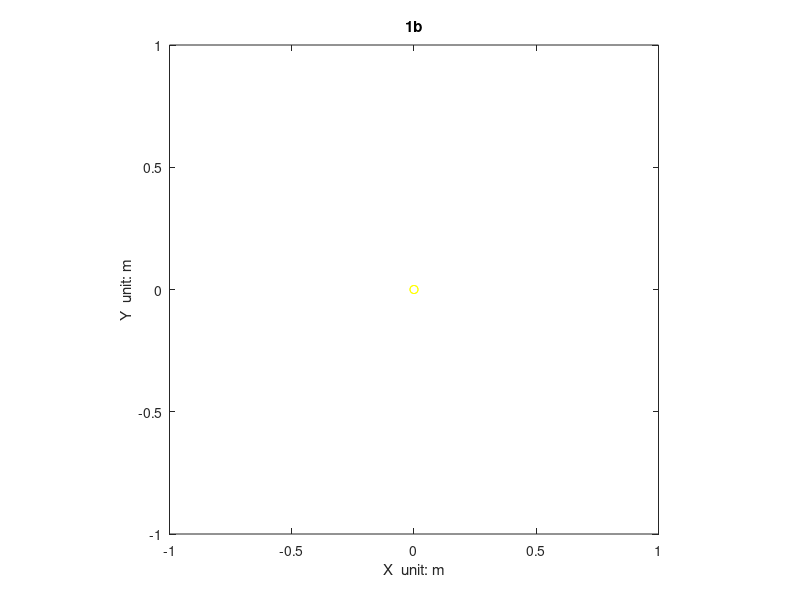

The MATLAB source for this figure: (Note: this script raises an error after producing the figure.)
clc;
close all;

if 1
    clear;
    history_cache    = 0;
else
    history_cache    = 1;
end


GH01 = 0;


if GH01 ~= 1

    fs_hdl          = 1;
    
    ori_hdl         = 1;
    opt_hdl         = 1;
    
    navi_hdl        = 1;
    
    obj_hdl         = 1;
    
    path_odo_hdl    = 1;
        odo_hdl          = 1;
        brake_hdl        = 1;
        ref_path_hdl     = 1;
        ctrl_err_hdl     = 1;
    
%         path_predict_hdl = 0;
%         path_parking_hdl = 0;


    map_path        = 'C:\Users\baiying\Desktop\距离障碍物1米以上杀停11_20221122_172038\map_1\route_1';
    file_path       = 'C:\Users\baiying\Desktop\距离障碍物1米以上杀停11_20221122_172038';
    
    fs_log          = [map_path,'\global_freespace_readable.txt'];
    ori_log         = [map_path,'\path_original.txt'];
    opt_log         = [map_path,'\path_optimize.txt'];
    navi_log        = [file_path,'\holo_map\holo_parking_map.log'];
    obj_log         = [file_path,'\holo_planning_parking\holo_planning_app.log'];
    path_odo_log    = [file_path,'\holo_planning_parking\holo_planning_app.log'];

else

    fs_hdl          = 1;
    
    ori_hdl         = 1;
    opt_hdl         = 0;
    
    navi_hdl        = 0;
    
    obj_hdl         = 0;
    
    path_odo_hdl    = 1;
        odo_hdl          = 1;
        brake_hdl        = 0;
        ref_path_hdl     = 1;
        pub_path_hdl     = 0;
        ctrl_err_hdl     = 1;
    
        path_predict_hdl = 0;
        path_parking_hdl = 0;


    map_path        = 'C:\Users\baiying\Desktop\距离障碍物1米以上杀停11_20221122_172038\map_1\route_1';
    file_path       = 'C:\Users\baiying\Desktop\距离障碍物1米以上杀停11_20221122_172038';
    
    fs_log          = [map_path,'\global_freespace_readable.txt'];
    ori_log         = [map_path,'\path_original.txt'];
    opt_log         = [map_path,'\path_optimize.txt'];
    navi_log        = [file_path,'\holo_map\navigator_parking_cmw_1179697_0_2022-11-08-150617.txt'];
    obj_log         = [file_path,'\holo_planning_parking\planning_hpp_app_1179695_0_2022-11-08-150617.txt'];
    path_odo_log    = [file_path,'\holo_planning_parking\planning_hpp_app_1179695_0_2022-11-08-150617.txt'];

end



diff_lateral_average = 0;
diff_yaw_average = 0;
pub_pathpoint_x=[];
pub_pathpoint_y=[];
pub_pathpoint_yaw=[];
pathpoint_x=[];
pathpoint_y=[];


veh_width=2.011;
veh_half_width = veh_width/2;
veh_length=4.785;
veh_front_edge=3.646;
veh_back_edge=1.146;

veh_fl_body = [veh_front_edge veh_half_width];
veh_fr_body = [veh_front_edge -veh_half_width];
veh_rl_body = [-veh_back_edge veh_half_width];
veh_rr_body = [-veh_back_edge -veh_half_width];


main_fig = figure('NumberTitle', 'off', "Name", "main");
plot([0 0], [0 0],'oy');
daspect([1 1 1]);
title("1b");
xlabel('X  unit: m');
ylabel('Y  unit: m');
hold on;


if fs_hdl == 1
    if history_cache == 0
        freespace_file = readtable(fs_log);
        freespace_size = size(freespace_file,1);
        freespace_file = freespace_file(2:end, :);
        freespace_str  = string(freespace_file{:,:});
        
        fs_path_point_x = str2double(freespace_str(:,1));
        fs_path_point_y = str2double(freespace_str(:,2));
        fs_left_point_x = str2double(freespace_str(:,3));
        fs_left_point_y = str2double(freespace_str(:,4));
        fs_right_point_x = str2double(freespace_str(:,5));
        fs_right_point_y = str2double(freespace_str(:,6));
    end

    if 1
%         plot(fs_path_point_x(:,1), fs_path_point_y(:,1), '-b');
        plot(fs_left_point_x(:,1), fs_left_point_y(:,1), '-r');
        plot(fs_right_point_x(:,1), fs_right_point_y(:,1), '-r');
    else
        for i = 1 : size(fs_path_point_x(:,1))
%             plot(fs_path_point_x(i,1), fs_path_point_y(i,1), '*b');
            plot(fs_left_point_x(i,1), fs_left_point_y(i,1), '.r');
            plot(fs_right_point_x(i,1), fs_right_point_y(i,1), '.r');
            pause(0.05);
        end
    end
end


% original path
if ori_hdl == 1
    if history_cache == 0
        ori_file = readtable(ori_log);
        ori_size = size(ori_file,1);
        ori_str  = string(ori_file{:,1:13});
        
        ori_path_point_x    = str2double(ori_str(:,2)).';
        ori_path_point_y    = str2double(ori_str(:,3)).';
        ori_path_point_yaw  = str2double(ori_str(:,5)).';

        if(size(ori_path_point_x)~=0)
            ori_odo_left_x = 0 - sin(ori_path_point_yaw(1,:)) * veh_half_width + ori_path_point_x(1,:);
            ori_odo_left_y = 0 + cos(ori_path_point_yaw(1,:)) * veh_half_width + ori_path_point_y(1,:);
    
            ori_odo_right_x = 0 - sin(ori_path_point_yaw(1,:)) * -veh_half_width + ori_path_point_x(1,:);
            ori_odo_right_y = 0 + cos(ori_path_point_yaw(1,:)) * -veh_half_width + ori_path_point_y(1,:);
        end
    end

    plot(ori_path_point_x(1,:), ori_path_point_y(1,:), '--k');
    plot(ori_odo_left_x(1,:), ori_odo_left_y(1,:), '--k');
    plot(ori_odo_right_x(1,:), ori_odo_right_y(1,:), '--k');
   
end


% optimize path
if opt_hdl == 1
    if history_cache == 0
        opt_file = readtable(opt_log);
        opt_size = size(opt_file,1);
        opt_str  = string(opt_file{:,1:13});
        
        op_path_point_x      = str2double(opt_str(:,2)).';
        op_path_point_y      = str2double(opt_str(:,3)).';
        op_path_point_yaw    = str2double(opt_str(:,5)).';
        op_left_point_x      = str2double(opt_str(:,8)).';
        op_left_point_y      = str2double(opt_str(:,9)).';
        op_right_point_x     = str2double(opt_str(:,10)).';
        op_right_point_y     = str2double(opt_str(:,11)).';
        op_left_type         = str2double(opt_str(:,12)).';
        op_right_type        = str2double(opt_str(:,13)).';
        
        if(size(op_path_point_x)~=0)
            op_odo_left_x = 0 - sin(op_path_point_yaw(1,:)) * veh_half_width + op_path_point_x(1,:);
            op_odo_left_y = 0 + cos(op_path_point_yaw(1,:)) * veh_half_width + op_path_point_y(1,:);
    
            op_odo_right_x = 0 - sin(op_path_point_yaw(1,:)) * -veh_half_width + op_path_point_x(1,:);
            op_odo_right_y = 0 + cos(op_path_point_yaw(1,:)) * -veh_half_width + op_path_point_y(1,:);
        end

        op_left_dynamic = [];
        op_right_dynamic = [];
        for i = 1 : opt_size
            if op_left_type(1, i) == 2
                op_left_dynamic = [op_left_dynamic, [op_left_point_x(1, i); op_left_point_y(1, i)]];
            end
    
            if op_right_type(1, i) == 2
                op_right_dynamic = [op_right_dynamic, [op_right_point_x(1, i); op_right_point_y(1, i)]];
            end
        end
    end

    plot(op_path_point_x(1,:), op_path_point_y(1,:), '-b', 'MarkerSize', 3);

    plot(op_odo_left_x(1,:), op_odo_left_y(1,:), '-b', 'MarkerSize', 3);
    plot(op_odo_right_x(1,:), op_odo_right_y(1,:), '-b', 'MarkerSize', 3);

    plot(op_left_point_x(1,:), op_left_point_y(1,:), '*b', 'MarkerSize', 3);
    plot(op_right_point_x(1,:), op_right_point_y(1,:), '*b', 'MarkerSize', 3);

    plot(op_right_point_x(1,:), op_right_point_y(1,:), '*b', 'MarkerSize', 3);
    plot(op_right_point_x(1,:), op_right_point_y(1,:), '*b', 'MarkerSize', 3);

    plot(op_left_dynamic(1,:), op_left_dynamic(2,:), 'oy', 'MarkerSize', 2, "LineWidth", 2);
    plot(op_right_dynamic(1,:), op_right_dynamic(2,:), 'oy', 'MarkerSize', 2, "LineWidth", 2);
end


% map
if navi_hdl == 1
    if history_cache == 0
        % map_file = importdata(navi_log);
        map_file = fopen(navi_log,'r');
        map_pathpoint_x = {};
        map_pathpoint_y = {};
        orig_pathpoint_x = [];
        orig_pathpoint_y = [];
        if map_file ~= -1
            map_pathpoint_count = 1;
            obj_cnt=0;
            obj_flag=0;

            while ~feof(map_file)
                tline = fgetl(map_file);
            
                Is_map_pathpoint=contains(tline,"INFO]idx=");
                if Is_map_pathpoint
                    map_pathpoint = split(tline,"point=");
                    map_pathpoint = split(map_pathpoint(2,1),",");
                    map_pathpoint_x(map_pathpoint_count,:) = map_pathpoint(1,1);
                    map_pathpoint_y(map_pathpoint_count,:) = map_pathpoint(2,1);
            
                    map_pathpoint_count=map_pathpoint_count+1;
                end
            end
        end

        if size(map_pathpoint_x, 1) ~= 0
            orig_pathpoint_x(1,:)=(str2double(map_pathpoint_x(:,1)));
            orig_pathpoint_y(1,:)=(str2double(map_pathpoint_y(:,1)));
        end
    end

    if size(orig_pathpoint_y, 1) ~= 0
        plot(orig_pathpoint_x(1,:), orig_pathpoint_y(1,:), '-g');
    end
end


% obj & brake
if obj_hdl == 1
    if history_cache == 0
        planning_obj_file = fopen(obj_log,'r');
    
        brake_inx=0;
        obj_cnt=0;
        brake_cnt=0;
        obj_point_cnt=0;
        obj_flag=0;
        fs_cnt = 0;
        freespace_collision = [0, 0];
        brake_obj_index = [];

        while ~feof(planning_obj_file)
            tline = fgetl(planning_obj_file);

            if obj_flag
                obj_point_cnt=obj_point_cnt+1;
        
                obj_point = split(tline,"]");
                obj_cnt = obj_cnt+1;
        
                obj_point = split(obj_point(2,1));
                obj_x(1,obj_cnt)=obj_point(1,1);
                obj_y(1,obj_cnt)=obj_point(2,1);
        
                if obj_point_cnt == 4
                    obj_flag=0;
                    obj_point_cnt=0;
                end
            end
        
            Is_obj_start = contains(tline, "obs position:");
    
            if Is_obj_start
                obj_flag=1;
            end
    
            if ( contains(tline, "foaDis,") )
                brakeStatus = split(tline,": ");
                brakeStatus = split(brakeStatus(2,:), "  ");
                brake_inx = brake_inx + 1;
                brake_status = str2double(brakeStatus(5,1));
                steering_wheel = str2double(brakeStatus(8,1));
    
                brake_p(brake_inx, 1) = num2cell(brake_inx);
                brake_p(brake_inx, 2) = num2cell(brake_status);

                steering_wheel_p(brake_inx, 1) = num2cell(brake_inx);
                steering_wheel_p(brake_inx, 2) = num2cell(steering_wheel*57.3);

                if ( brake_status ~= 0 )
                    brake_cnt = brake_cnt + 1;
                    brake_obj_index(1, brake_cnt) = obj_cnt / 4;
                end
            end

            if ( contains(tline, "freespace:	") )
                fs_cnt = fs_cnt+ 1;
                freespace = split(tline, "freespace:	");
                freespace = split(freespace(2,1), ", ");
                freespace = str2double(freespace).';
                freespace_collision(fs_cnt, 1)= freespace(1, 1);
                freespace_collision(fs_cnt, 2)= freespace(1, 2);
                freespace_collision(fs_cnt, 3)= freespace(1, 3);
            end
        end
        
        brake_p = cell2mat( brake_p.');
        steering_wheel_p = cell2mat( steering_wheel_p.');

        if(obj_cnt > 0)
            obj_list_x(1,:)=(str2double(obj_x(1,:)));
            obj_list_y(1,:)=(str2double(obj_y(1,:)));
        else
            obj_list_x = 0;
            obj_list_y = 0;
        end

        j = 0;
        obj_num = 0;
        nan_flag = 0;
        obj_list_p = 0;

        brake_obj = cell(obj_cnt / 4, 3);

        obj_x_p = [];
        for i = 1 : obj_cnt
            if isnan(obj_list_x(1, i))
                if nan_flag ~= 1 && size(obj_x_p, 1) ~= 0
                    obj_x_p(1,j+1) = obj_x_p(1, 1);
                    obj_y_p(1,j+1) = obj_y_p(1, 1);
                    
                    obj_num = obj_num + 1;
                    brake_obj(obj_num, 1) = {j+1};
                    brake_obj(obj_num, 2) = {obj_x_p};
                    brake_obj(obj_num, 3) = {obj_y_p};

                    obj_x_p = 0;
                    obj_y_p = 0;
                    j = 0;
                    nan_flag = 1;
                end
            else
                j = j + 1;

                obj_x_p(1,j) = obj_list_x(1, i);
                obj_y_p(1,j) = obj_list_y(1, i);

                nan_flag = 0;

                if (j == 4)
                    obj_x_p(1,j+1) = obj_x_p(1, 1);
                    obj_y_p(1,j+1) = obj_y_p(1, 1);
                    
                    obj_num = obj_num + 1;
                    brake_obj(obj_num, 1) = {j+1};
                    brake_obj(obj_num, 2) = {obj_x_p};
                    brake_obj(obj_num, 3) = {obj_y_p};

                    obj_x_p = 0;
                    obj_y_p = 0;
                    j = 0;
                end
            end
        end
    end

    plot(freespace_collision(:,1), freespace_collision(:,2), 'pr', "MarkerSize", 6, "LineWidth", 2);
    
    if 1
        brake_obj_index = round(brake_obj_index(brake_obj_index>0));
        brake_size = size(brake_obj_index, 2);
        if size(brake_obj, 1) ~= 0
            for i = 1 : brake_size
                obj_x_p = cell2mat(brake_obj(brake_obj_index(i), 2));
                obj_y_p = cell2mat(brake_obj(brake_obj_index(i), 3));
                line(obj_x_p, obj_y_p, 'Color','red','LineWidth', 2);
            end
    
            plot(obj_list_x(1,:),obj_list_y(1,:),'xk');
        end
    else
        plot(obj_list_x(1,:),obj_list_y(1,:),'xk');
    end

    brake_fig = figure('NumberTitle', 'off', "Name","brake status");
    plot(brake_p(1,:), brake_p(2,:),'-b');
    title("fakeman");
    xlabel('X: index');
    ylabel('Y: brake status');
    legend({'index', 'brake status'},'Location','northeast');

    steering_wheel_fig = figure('NumberTitle', 'off', "Name", "steering wheel angle");
    plot(steering_wheel_p(1,:), steering_wheel_p(2,:),'-b');
    xlabel('X: index');
    ylabel('Y: steering wheel angle');
    legend({'index', 'steering wheel angle'},'Location','northeast');
    
    figure(main_fig);
end


% odo & ref_path & outline
if path_odo_hdl == 1
    if history_cache == 0
        path_odo_file = fopen(path_odo_log,'r');

        Gp_count = 0;
        refer_pathpoint_count = 0;
        pub_pathpoint_count = 0;
        ga_size=size(path_odo_file,1);
    
        while ~feof(path_odo_file)
            str = fgetl(path_odo_file);
        
            IsGPGGA=contains(str,"odometry position:");
            if IsGPGGA
                Gp_count = Gp_count + 1;
                str = split(str,"odometry position:");
                GP(:, Gp_count) = split(str(2,1), ",");
            end
     
            Is_pub_pathpoint=contains(str, "Refer point :");
            if Is_pub_pathpoint
                refer_pathpoint_count = refer_pathpoint_count + 1;
    
                refer_pathpoint = split(str, "Refer point : ");
                refer_pathpoint = split(refer_pathpoint(2, :), ",").';
    
                refer_pathpoint_x(:,refer_pathpoint_count) = refer_pathpoint(1, 1);
                refer_pathpoint_y(:,refer_pathpoint_count) = refer_pathpoint(1, 2);
                refer_pathpoint_yaw(:,refer_pathpoint_count) = refer_pathpoint(1, 4);
            end
            
            Is_pub_pathpoint=contains(str,"Fix_Conv_pathpoint(0)");
            if Is_pub_pathpoint
                pub_pathpoint_count=pub_pathpoint_count+1;
                
                pub_pathpoint = split(str,",");
        
                pub_pathpoint_x(:,pub_pathpoint_count)=split(pub_pathpoint(2,1),"=");
                pub_pathpoint_y(:,pub_pathpoint_count)=split(pub_pathpoint(3,1),"=");
                pub_pathpoint_yaw(:,pub_pathpoint_count)=split(pub_pathpoint(5,1),"=");
            end
        end

        GP = str2double(GP(1:3,:));
    end


%     odo
    if odo_hdl ~= 0
        pos_x(1,:) = (GP(1,:));
        pos_y(1,:) = (GP(2,:));
        pos_yaw(1,:) = (GP(3,:));
    
        if size(pos_x, 1)~=0
            plot(pos_x(1,1), pos_y(1,1), 'ok');
            plot(pos_x(1,:), pos_y(1,:), '.-k');
    
            if 1
                odo_left_x = 0 - sin(pos_yaw(1,:))* veh_half_width + pos_x(1,:);
                odo_left_y = 0 + cos(pos_yaw(1,:))* veh_half_width + pos_y(1,:);
                plot(odo_left_x(1,:), odo_left_y(1,:), '.-k');
        
                odo_right_x = 0 - sin(pos_yaw(1,:))*-veh_half_width + pos_x(1,:);
                odo_right_y = 0 + cos(pos_yaw(1,:))*-veh_half_width + pos_y(1,:);
                plot(odo_right_x(1,:), odo_right_y(1,:), '.-k');
            end
        end
    end


%     brake situation
    if brake_hdl == 1
        size_brake = size(brake_p,2);
        size_pos = size(pos_x,2);
        diff_inx = size_pos - size_brake;
        brake_cnt = 0;
        for( i = 1 : size_brake)
            if(brake_p(2,i) ~= 0)
                brake_cnt = brake_cnt + 1;
                brake_x(brake_cnt,:) = pos_x(1, i+diff_inx);
                brake_y(brake_cnt,:) = pos_y(1, i+diff_inx);
                brake_yaw(brake_cnt,:) = pos_yaw(1, i+diff_inx);
            end
        end
    
        if brake_cnt ~= 0
            plot(brake_x(:,1), brake_y(:,1), 'dr',"MarkerSize", 10, "LineWidth", 2);
            
            brake_x = brake_x.';
            brake_y = brake_y.';
            brake_yaw = brake_yaw.';
    
            veh_fl_body_x = cos(brake_yaw(1,:))*veh_fl_body(1,1) - sin(brake_yaw(1,:)) * veh_fl_body(1,2) + brake_x(1,:);
            veh_fl_body_y = cos(brake_yaw(1,:))*veh_fl_body(1,2) + sin(brake_yaw(1,:)) * veh_fl_body(1,1) + brake_y(1,:);
            plot(veh_fl_body_x(1,:), veh_fl_body_y(1,:), '*r',"MarkerSize", 5);
        
            veh_fr_body_x = cos(brake_yaw(1,:))*veh_fr_body(1,1) - sin(brake_yaw(1,:)) * veh_fr_body(1,2) + brake_x(1,:);
            veh_fr_body_y = cos(brake_yaw(1,:))*veh_fr_body(1,2) + sin(brake_yaw(1,:)) * veh_fr_body(1,1) + brake_y(1,:);
            plot(veh_fr_body_x(1,:), veh_fr_body_y(1,:), '*r',"MarkerSize", 5);
        
            veh_rl_body_x = cos(brake_yaw(1,:))*veh_rl_body(1,1) - sin(brake_yaw(1,:)) * veh_rl_body(1,2) + brake_x(1,:);
            veh_rl_body_y = cos(brake_yaw(1,:))*veh_rl_body(1,2) + sin(brake_yaw(1,:)) * veh_rl_body(1,1) + brake_y(1,:);
            plot(veh_rl_body_x(1,:), veh_rl_body_y(1,:), '*r',"MarkerSize", 5);
        
            veh_rr_body_x = cos(brake_yaw(1,:))*veh_rr_body(1,1) - sin(brake_yaw(1,:)) * veh_rr_body(1,2) + brake_x(1,:);
            veh_rr_body_y = cos(brake_yaw(1,:))*veh_rr_body(1,2) + sin(brake_yaw(1,:)) * veh_rr_body(1,1) + brake_y(1,:);
            plot(veh_rr_body_x(1,:), veh_rr_body_y(1,:), '*r',"MarkerSize", 5);
        
            for(i = 1 : brake_cnt )
                a = [veh_fl_body_x(1,i) veh_fr_body_x(1,i) veh_rr_body_x(1,i) veh_rl_body_x(1,i) veh_fl_body_x(1,i)];
                b = [veh_fl_body_y(1,i) veh_fr_body_y(1,i) veh_rr_body_y(1,i) veh_rl_body_y(1,i) veh_fl_body_y(1,i)];
                line(a, b, 'Color','blue','LineWidth', 2);
            end
        end
    end


%   refer path
    if ref_path_hdl ~= 0
        if size(refer_pathpoint_x, 1) ~= 0
            referpoint_x(1,:) = (str2double(refer_pathpoint_x(1,:)));
            referpoint_y(1,:) = (str2double(refer_pathpoint_y(1,:)));
            referpoint_yaw(1,:) = (str2double(refer_pathpoint_yaw(1,:)));
            plot(referpoint_x(1,:), referpoint_y(1,:), '--y', "LineWidth", 3);
        end
    end


% ctrl_err_hdl
    if ctrl_err_hdl ~= 0 
        size_ref_point = size(referpoint_x, 2);
        size_odo_point = size(GP, 2);

        odo_x = GP(1, :);
        odo_y = GP(2, :);
        odo_yaw = GP(3, :);

        if size_odo_point > size_ref_point
            diff_inx = size_odo_point - size_ref_point + 1;
            odo_x = odo_x(1, diff_inx : size_odo_point);
            odo_y = odo_y(1, diff_inx : size_odo_point);
            odo_yaw = odo_yaw(1, diff_inx : size_odo_point);
        else
            diff_inx = size_ref_point - size_odo_point + 1;
            referpoint_x = referpoint_x(1, diff_inx : size_ref_point);
            referpoint_y = referpoint_y(1, diff_inx : size_ref_point);
            referpoint_yaw = referpoint_yaw(1, diff_inx : size_ref_point);
        end
        
        referpoint_x_pt = referpoint_x(2:end); 
        referpoint_y_pt = referpoint_y(2:end);
        referpoint_yaw_deg = mod( (referpoint_yaw(2:end) * 57.3) + 360, 360);
        odo_x = odo_x(2:end);
        odo_y = odo_y(2:end);
        odo_yaw_deg = mod( (odo_yaw(2:end) * 57.3) + 360, 360);

        diff_lateral = sind(referpoint_yaw_deg).* (odo_x - referpoint_x_pt) - cosd(referpoint_yaw_deg).* (odo_y - referpoint_y_pt);
        diff_lateral_abs = abs(diff_lateral);
        diff_dist = sqrt((odo_x - referpoint_x_pt).^2 + (odo_y - referpoint_y_pt).^2);
        diff_yaw = odo_yaw_deg - referpoint_yaw_deg;

        k = size(diff_yaw, 2);
        for i=1:k
            if diff_yaw(1,i) > 300
                diff_yaw(1,i) = diff_yaw(1,i) - 360;
            elseif diff_yaw(1,i) < -300
                diff_yaw(1,i) = 360 + diff_yaw(1,i);
            end
        end
        diff_yaw = abs(diff_yaw);

        diff_lateral_average = sum(diff_lateral_abs) / size_ref_point;
        diff_yaw_average = sum(diff_yaw) / size_ref_point;
        diff_dist_average = sum(diff_dist) / size_ref_point;

    if 1
        odo_error_fig = figure('NumberTitle', 'off', "Name","lateral error");
        plot(diff_lateral, '-b');
        xlabel('X: index');
        ylabel('Y: lateral error');
        legend({'index', 'lateral error: m'},'Location','northeast');
        
        yaw_error_fig = figure('NumberTitle', 'off', "Name","yaw angle error");
        plot(diff_yaw, '-b');
        xlabel('X: index');
        ylabel('Y: yaw angle error');
        legend({'index', 'yaw angle error'},'Location','northeast');
    else
        ctrl_error_fig = figure('NumberTitle', 'off', "Name", "ctrl error");
%         plot(diff_dist_percent, '-b');
%         plot(diff_yaw_percent, '-r');
        xlabel('X: index');
        ylabel('Y: unit: %');
        hold on;
        legend({'index', 'dist error', 'yaw error'},'Location','northeast');
    end

        figure(main_fig);
    end
end


legend({'none', 'none', 'none','none','none'},'Location','northeast');


figure(main_fig);

if obj_hdl ~= 0
    figure(brake_fig);
    figure(steering_wheel_fig);
end

if path_odo_hdl ~= 0 && ctrl_err_hdl ~= 0
    if 1
        figure(odo_error_fig);
        figure(yaw_error_fig);
    else
        figure(ctrl_error_fig);
    end
end


fprintf("diff_lateral = %f cm \n", diff_lateral_average*100 );
fprintf("diff_yaw_average = %f ° \n", diff_yaw_average );
% fprintf("diff_dist_average = %f \n", diff_dist_average );




% figure(main_fig);
% hold on;
% predict_path = [5.528624232 7.353584443 7.353584443 -1.326868086;
% 5.552775869 7.256544791 7.256544791 -1.324123518;
% 5.577193743 7.159571811 7.159571811 -1.320408702;
% 5.601971676 7.062690238 7.062690238 -1.315725819;
% 5.627203012 6.965925794 6.965925794 -1.309602341;
% 5.65302638 6.869317763 6.869317763 -1.302129481;
% 5.679570946 6.772905447 6.772905447 -1.293978548;
% 5.706900461 6.676712734 6.676712734 -1.28573541;
% 5.735021977 6.580748539 6.580748539 -1.277413603;
% 5.763941093 6.485021726 6.485021726 -1.268542826;
% 5.79370822 6.389555246 6.389555246 -1.258731234;
% 5.824410544 6.294385527 6.294385527 -1.248038058;
% 5.856128748 6.19954958 6.19954958 -1.237007065;
% 5.888891127 6.105069305 6.105069305 -1.225721507;
% 5.922717652 6.010964799 6.010964799 -1.214258079;
% 5.957620688 5.917254248 5.917254248 -1.202687151;
% 5.993605678 5.823953829 5.823953829 -1.191073008;
% 6.03067182 5.731077629 5.731077629 -1.179474107;
% 6.068812709 5.63863759 5.63863759 -1.16794333;
% 6.108016947 5.546643471 5.546643471 -1.156528243;
% 6.148268735 5.455102845 5.455102845 -1.145271366;
% 6.189548418 5.364021102 5.364021102 -1.134210437;
% 6.231833014 5.273401496 5.273401496 -1.123378674;
% 6.275096689 5.183245194 5.183245194 -1.11280504;
% 6.319311218 5.093551356 5.093551356 -1.102514505;
% 6.364446399 5.004317227 5.004317227 -1.092528302;
% 6.410470437 4.915538247 4.915538247 -1.082864179;
% 6.457350296 4.827208163 4.827208163 -1.073536643;
% 6.505052018 4.739319166 4.739319166 -1.064557204;
% 6.553541013 4.651862018 4.651862018 -1.055934598;
% 6.602782318 4.564826194 4.564826194 -1.047713824;
% 6.652737467 4.478198083 4.478198083 -1.039883903;
% 6.703369381 4.391963749 4.391963749 -1.032395181;
% 6.754645665 4.306110979 4.306110979 -1.025251772;
% 6.806533928 4.220626666 4.220626666 -1.018455662;
% 6.859001959 4.135496946 4.135496946 -1.01200691;
% 6.912017885 4.050707332 4.050707332 -1.005903828;
% 6.965550309 3.96624284 3.96624284 -1.000143166;
% 7.019568422 3.882088117 3.882088117 -0.9947450312;
% 7.074040033 3.798226201 3.798226201 -0.9896762507;
% 7.128936027 3.714641456 3.714641456 -0.9849387073;
% 7.184227398 3.631317708 3.631317708 -0.9805150107;
% 7.239886831 3.548239358 3.548239358 -0.9763631417;
% 7.295890719 3.465392807 3.465392807 -0.9725107615;
% 7.352213353 3.382762609 3.382762609 -0.9689478692;
% 7.408830036 3.300333601 3.300333601 -0.9656639933;
% 7.465717104 3.218090952 3.218090952 -0.9626956331;
% 7.522848052 3.13601752 3.13601752 -0.960027697;
% 7.580197766 3.054096797 3.054096797 -0.9575486157;
% 7.637750394 2.972318498 2.972318498 -0.9552514386;
% 7.695490731 2.890672619 2.890672619 -0.9531780935;
% 7.753400226 2.809146628 2.809146628 -0.9513170805;
% 7.811461344 2.727728547 2.727728547 -0.9496569631;
% 7.869657547 2.646406963 2.646406963 -0.9481864187;
% 7.927973275 2.565171046 2.565171046 -0.946941176;
% 7.986390118 2.484007806 2.484007806 -0.9459044903;
% 8.044891071 2.402905169 2.402905169 -0.9449683805;
% 8.103467919 2.321857331 2.321857331 -0.9441286758;
% 8.162112804 2.240858707 2.240858707 -0.9434260716;
% 8.220814585 2.159901308 2.159901308 -0.9428506972;
% 8.279562937 2.078977696 2.078977696 -0.9423930112;
% 8.338348321 1.998080981 1.998080981 -0.9420438165;
% 8.39716195 1.917204798 1.917204798 -0.9418306557;
% 8.455992818 1.836341154 1.836341154 -0.9417397462;
% 8.514831036 1.755482858 1.755482858 -0.9417133952;
% 8.573671386 1.674626112 1.674626112 -0.9417133952;
% 8.632511735 1.593769367 1.593769367 -0.9417556813;
% 8.691348665 1.512910133 1.512910133 -0.9418695439;
% 8.750176388 1.432044201 1.432044201 -0.9420387753;
% 8.808990425 1.351168315 1.351168315 -0.9422571346;
% 8.867786801 1.270279588 1.270279588 -0.942518745;
% 8.926562013 1.189375481 1.189375481 -0.9428403652;
% 8.985311201 1.108452477 1.108452477 -0.9432130824;
% 9.044030225 1.02750758 1.02750758 -0.943586965;
% 9.10271898 0.9465407359 0.9465407359 -0.9439614999;
% 9.161377406 0.8655519161 0.8655519161 -0.9443555767;
% 9.220003911 0.7845399867 0.7845399867 -0.9447653288;
% 9.278597217 0.7035040419 0.7035040419 -0.9451871889;
% 9.337156332 0.6224433861 0.6224433861 -0.945617877;
% 9.39568053 0.5413575171 0.5413575171 -0.9460662532;
% 9.454168364 0.4602454155 0.4602454155 -0.9465272809;
% 9.512618798 0.379106358 0.379106358 -0.9469845421;
% 9.571032123 0.2979405819 0.2979405819 -0.9474362369;
% 9.629408781 0.216748429 0.216748429 -0.9478729015;
% 9.687749979 0.1355307928 0.1355307928 -0.9482948007;
% 9.746056907 0.05428854966 0.05428854966 -0.94871006;
% 9.804330092 -0.02697789896 -0.02697789896 -0.9491172603;
% 9.862570182 -0.1082680697 -0.1082680697 -0.9495151612;
% 9.920777921 -0.1895814079 -0.1895814079 -0.949906707;
% 9.978953818 -0.2709175308 -0.2709175308 -0.9502899414;
% 10.03709854 -0.3522759428 -0.3522759428 -0.9506591677;
% 10.09521322 -0.4336558178 -0.4336558178 -0.9510140032;
% 10.15329902 -0.5150563089 -0.5150563089 -0.9513523989;
% 10.21135727 -0.5964764513 -0.5964764513 -0.9516748129;
% 10.26938926 -0.6779153084 -0.6779153084 -0.9519834678;
% 10.32739612 -0.7593720735 -0.7593720735 -0.9522781695;
% 10.38537896 -0.8408459297 -0.8408459297 -0.9525589771;
% 10.44333893 -0.9223360648 -0.9223360648 -0.9528255333;
% 10.50127718 -1.003841647 -1.003841647 -0.9530774529;
% 10.55919488 -1.085361822 -1.085361822 -0.9533149706;
% 10.61709323 -1.166895751 -1.166895751 -0.9535392786;
% 10.67497328 -1.248442665 -1.248442665 -0.9537508025;
% 10.73283609 -1.330001821 -1.330001821 -0.9539490497;
% 10.79068272 -1.411572446 -1.411572446 -0.9541343282;
% 10.84851424 -1.493153787 -1.493153787 -0.9543069808;
% 10.90633168 -1.574745112 -1.574745112 -0.9544657055;
% 10.96413616 -1.656345613 -1.656345613 -0.9546109807;
% 11.02192879 -1.737954511 -1.737954511 -0.9547468326;
% 11.07971033 -1.819571259 -1.819571259 -0.9548735938;
% 11.13748152 -1.901195331 -1.901195331 -0.9549897564;
% 11.19524323 -1.982826113 -1.982826113 -0.9550957756;
% 11.25299629 -2.064463019 -2.064463019 -0.9551921131;
% 11.31074148 -2.146105488 -2.146105488 -0.9552772508;
% 11.36847972 -2.227752873 -2.227752873 -0.9553518629;
% 11.42621187 -2.309404566 -2.309404566 -0.955418602;
% 11.48393857 -2.391060112 -2.391060112 -0.9554779202;
% 11.54166043 -2.472719082 -2.472719082 -0.9555321712;
% 11.59937785 -2.554381183 -2.554381183 -0.9555815565;
% 11.65709125 -2.636046134 -2.636046134 -0.9556243651;
% 11.71480114 -2.717713556 -2.717713556 -0.9556610253;
% 11.77250805 -2.799383094 -2.799383094 -0.9556919542;
% 11.83021242 -2.881054416 -2.881054416 -0.9557175568;
% 11.88791471 -2.962727216 -2.962727216 -0.9557290763;
% 11.94561605 -3.04440068 -3.04440068 -0.9557290763;
% 12.0033174 -3.126074145 -3.126074145 -0.9557290763;
% 12.06101874 -3.207747609 -3.207747609 -0.9557290763;
% 12.11872009 -3.289421074 -3.289421074 -0.9557290763;
% 12.17642143 -3.371094538 -3.371094538 -0.9557290763;
% 12.23412278 -3.452768003 -3.452768003 -0.9557290763;
% 12.29182412 -3.534441467 -3.534441467 -0.9557290763;
% 12.34952547 -3.616114931 -3.616114931 -0.9557290763;
% 12.40722681 -3.697788396 -3.697788396 -0.9557290763;
% 12.46492816 -3.77946186 -3.77946186 -0.9557290763;
% 12.5226295 -3.861135325 -3.861135325 -0.9557290763;
% 12.58033085 -3.942808789 -3.942808789 -0.9557290763;
% 12.63803219 -4.024482254 -4.024482254 -0.9557290763;
% 12.69573354 -4.106155718 -4.106155718 -0.9557290763;
% 12.75343488 -4.187829182 -4.187829182 -0.9557195115;
% 12.81113701 -4.269502095 -4.269502095 -0.9557001145;
% 12.86884072 -4.351173888 -4.351173888 -0.9556796367;
% 12.9265461 -4.4328445 -4.4328445 -0.9556583386;
% 12.98425322 -4.514513882 -4.514513882 -0.9556375955;
% 13.04196204 -4.596182068 -4.596182068 -0.9556174032;
% 13.09967251 -4.677849088 -4.677849088 -0.9555972404;
% 13.15738462 -4.759514945 -4.759514945 -0.9555772047;
% 13.21509837 -4.841179645 -4.841179645 -0.9555573833;
% 13.27281373 -4.922843201 -4.922843201 -0.9555375549;
% 13.33053072 -5.004505613 -5.004505613 -0.9555178552;
% 13.38824931 -5.086166888 -5.086166888 -0.9554987033;
% 13.44596947 -5.167827058 -5.167827058 -0.9554801364;
% 13.50369115 -5.249486155 -5.249486155 -0.9554710034;
% 13.56141357 -5.331144726 -5.331144726 -0.9554617466;
% 13.61913675 -5.412802762 -5.412802762 -0.9554524897;
% 13.67686068 -5.494460264 -5.494460264 -0.9554429329;
% 13.73458539 -5.576117214 -5.576117214 -0.9554242649;
% 13.79231163 -5.657773087 -5.657773087 -0.9554151535;
% 13.85003861 -5.739428433 -5.739428433 -0.955406043;
% 13.90776633 -5.821083254 -5.821083254 -0.9553969325;
% 13.9654948 -5.902737549 -5.902737549 -0.9553879091;
% 14.02322401 -5.984391323 -5.984391323 -0.9553788857;
% 14.08095395 -6.066044576 -6.066044576 -0.9553788857;
% 14.13868389 -6.147697829 -6.147697829 -0.955369668;
% 14.19641459 -6.22935055 -6.22935055 -0.9553604504;
% 14.25414604 -6.311002738 -6.311002738 -0.9553513883;
% 14.31187823 -6.392654404 -6.392654404 -0.9553423263;
% 14.36961115 -6.474305546 -6.474305546 -0.9553423263;
% 14.42734408 -6.555956688 -6.555956688 -0.9553332921;
% 14.48507775 -6.637607309 -6.637607309 -0.9553242579;
% 14.54281215 -6.719257408 -6.719257408 -0.9553242579;
% 14.60054655 -6.800907508 -6.800907508 -0.9553242579;
% 14.65828096 -6.882557607 -6.882557607 -0.9553151433;
% 14.7160161 -6.96420718 -6.96420718 -0.9553060288;
% 14.773752 -7.045856226 -7.045856226 -0.9553060288;
% 14.83148789 -7.127505273 -7.127505273 -0.9553060288;
% 14.88922378 -7.20915432 -7.20915432 -0.9552970232;
% 14.94696041 -7.290802847 -7.290802847 -0.9552880176;
% 15.00469777 -7.372450853 -7.372450853 -0.9552880176;
% 15.06243513 -7.45409886 -7.45409886 -0.9552880176;
% 15.12017249 -7.535746867 -7.535746867 -0.9552880176;
% 15.17790985 -7.617394874 -7.617394874 -0.9552880176;
% 15.23564722 -7.699042881 -7.699042881 -0.9552880176;
% 15.29338458 -7.780690887 -7.780690887 -0.9552880176;
% 15.35112194 -7.862338894 -7.862338894 -0.9552789882;
% 15.40886004 -7.94398638 -7.94398638 -0.9552699587;
% 15.46659888 -8.025633344 -8.025633344 -0.9552699587;
% 15.52433771 -8.107280308 -8.107280308 -0.9552699587;
% 15.58207655 -8.188927272 -8.188927272 -0.9552699587;
% 15.63981539 -8.270574236 -8.270574236 -0.9552699587;
% 15.69755422 -8.3522212 -8.3522212 -0.9552699587;
% 15.75529306 -8.433868164 -8.433868164 -0.9552607741;
% 15.81303265 -8.515514598 -8.515514598 -0.9552515895;
% 15.87077298 -8.597160502 -8.597160502 -0.9552515895;
% 15.92851332 -8.678806405 -8.678806405 -0.9552515895;
% 15.98625365 -8.760452309 -8.760452309 -0.9552515895;
% 16.04399399 -8.842098212 -8.842098212 -0.9552515895;
% 16.10173433 -8.923744116 -8.923744116 -0.9552515895;
% 16.15947466 -9.005390019 -9.005390019 -0.9552515895;
% 16.217215 -9.087035923 -9.087035923 -0.9552515895;
% 16.27495534 -9.168681826 -9.168681826 -0.9552515895;
% 16.33269567 -9.25032773 -9.25032773 -0.9552515895;
% 16.39043601 -9.331973633 -9.331973633 -0.9552515895;
% 16.44817635 -9.413619537 -9.413619537 -0.9552515895;
% 16.50591668 -9.49526544 -9.49526544 -0.9552425268;
% 16.56365776 -9.57691082 -9.57691082 -0.9552334642;
% 16.62139957 -9.658555677 -9.658555677 -0.9552334642];
% 
% plot(predict_path(:,1), predict_path(:,2), '.-k');